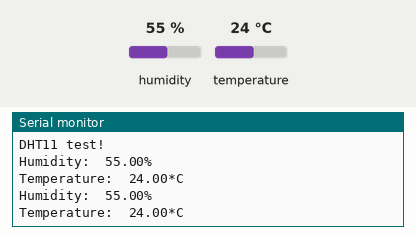
This sketch was run on a simulated Arduino Uno, built with avr-gcc and run on an emulated ATmega328P. On the bench: the last lines printed to the serial monitor. The inputs (shaded band) are chosen by the test bench; at power-on: humidity 55 %, temperature 24 °C.

Above: at 5.3 s.
5.4 s: humidity set to 22 %
At 7.5 s:
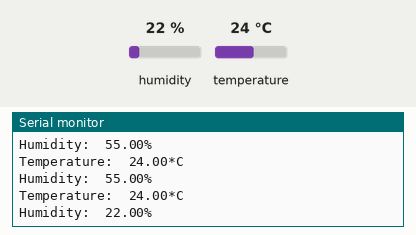
9.0 s: temperature set to 12 °C
At 10.5 s:
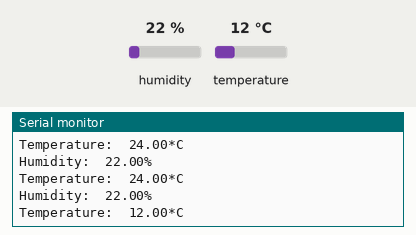
12.6 s: humidity set to 40 %
At 13.3 s:
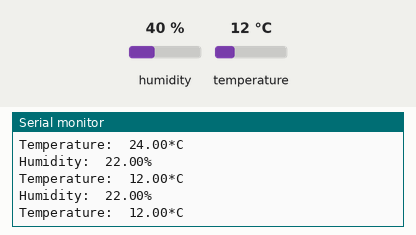
Timing chart, 0 to 15.6 s (numbered marks = the images above; inputs shaded):
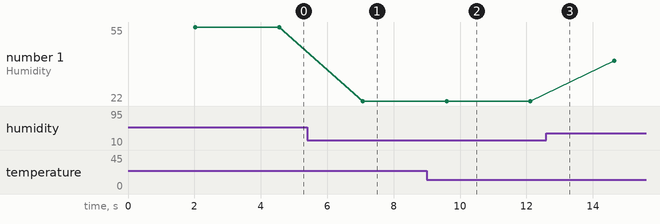

The sketch:

DHT11.ino
```cpp
#include<Adafruit_Sensor.h>
#include"DHT.h"
#define DHTPIN 2
#define DHTTYPE DHT11
DHT dht(DHTPIN,DHTTYPE);
void setup() {
  Serial.begin(9600);
  Serial.println("DHT11 test!");
  dht.begin();
}

void loop() {
  delay(2000);
  float h=dht.readHumidity();
  float t=dht.readTemperature();
  Serial.print("Humidity:\t");
  Serial.print(h);
 Serial.print("%\n");
 delay(500);
 Serial.print("Temperature:\t");
 Serial.print(t);
 Serial.print("*C \n");
}
```

Measured:
- after the input at 5.4 s, the serial monitor: prints a new line after 1.7 s (image 1)
- after the input at 9.0 s, the serial monitor: prints a new line after 1.1 s (image 2)
- plotted number 1: 55 → 22 after the input at 5.4 s, 22 → 40 after the input at 12.6 s
